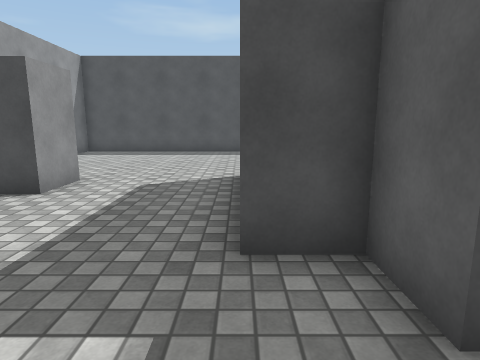
view 1 (above)

16 first-person views from a walk through a 3-D level made in the Unity game engine. The camera is 1.3 m above the floor, tilts 10° down and sees 75° across. The floor is counted in squares, 1 m on a side. Each view is taken from the middle of a square. On the plan, view 1 faces up. The plan holds only what a view shows up to about 14 squares ahead; the rest is blank. The place goes on beyond the plan. Some animated figures are not drawn. Surface patterns are stand-ins for the level's own textures.

view 2
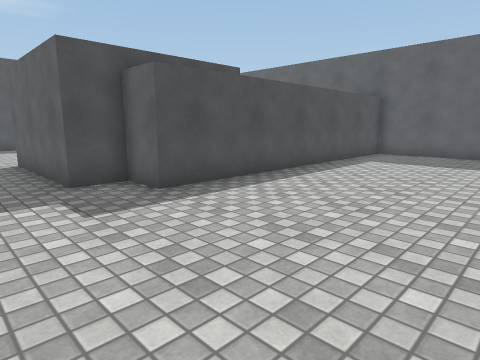

view 3
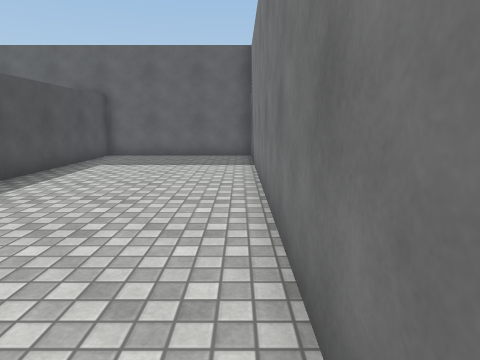

view 4
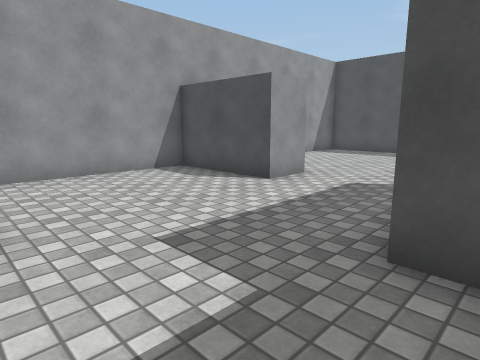

view 5
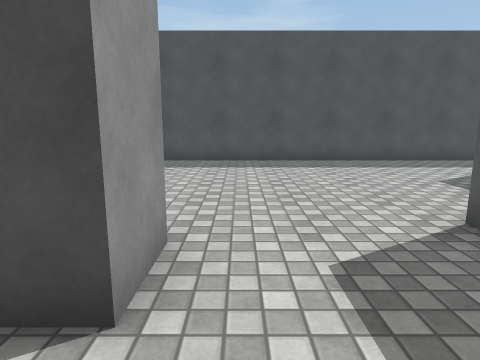

view 6
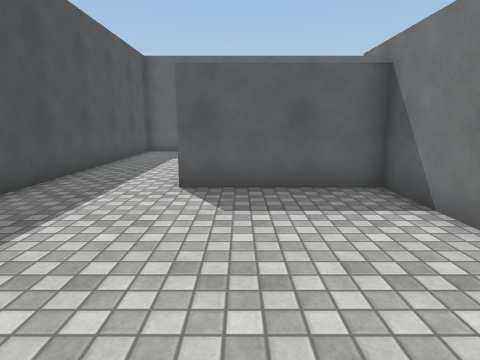

view 7
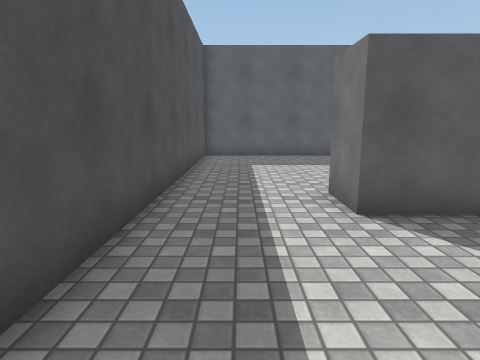

view 8
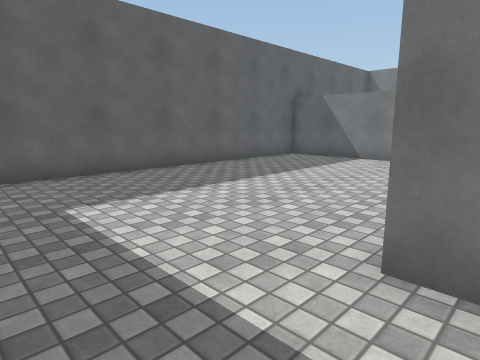

view 9
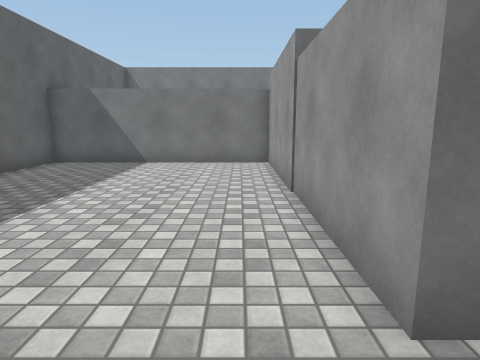

view 10
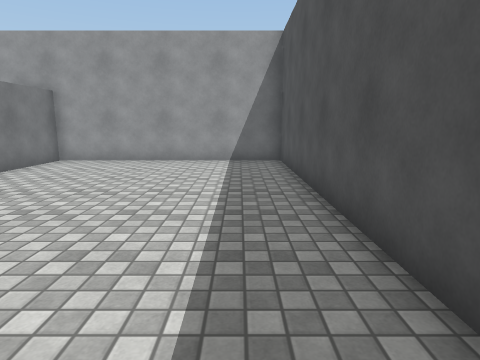

view 11
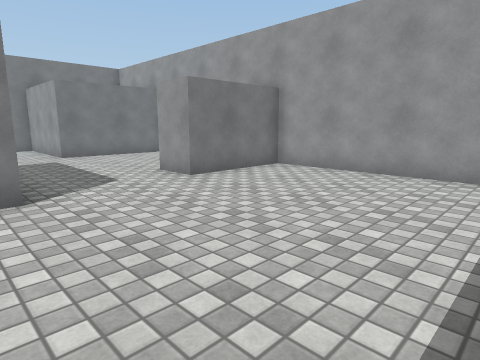

view 12
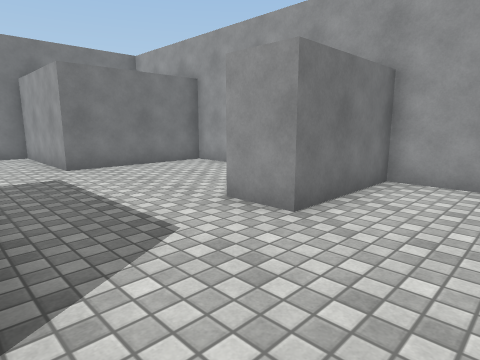

view 13
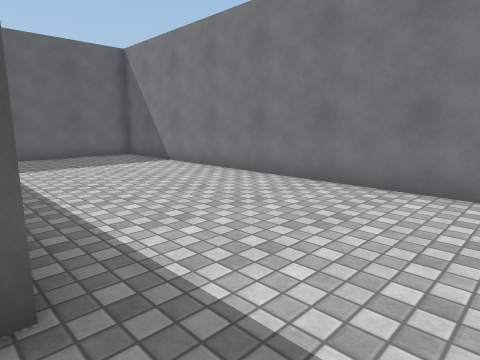

view 14
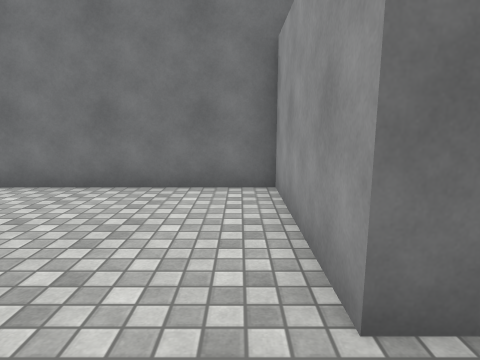

view 15
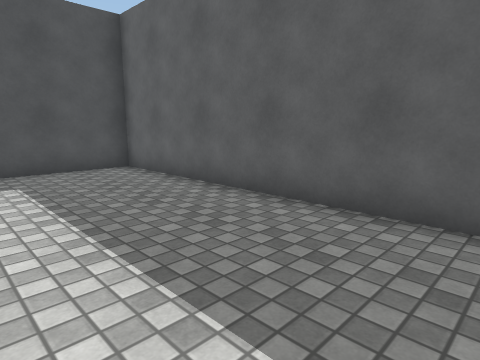

view 16
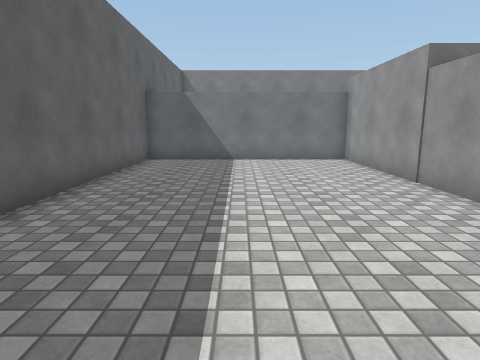

### Floor plan
Points are (right, up) in squares from view 1. A wall is a line through its corners. A room is listed if a view was taken in it or the views show most of it. See-through windows are left out.
Room 1 (views 1, 2, 3, 4, 5, 6, 7, 8, 9, 10, 11, 12, 13, 14, 15, 16)
walls: (3.4, 8) (3.4, 12.3) (4.9, 12.3) (4.9, 3.1) (12.5, 3.1) (12.5, 15.5) (-7.5, 15.5) (-7.5, 7.3) (-3.8, 7.3) (-3.8, 5.8) (-7.5, 5.8) (-7.5, 0.3) (-2.8, 0.3) (-2.8, -4.5) (12.5, -4.5) (12.5, 1.6) (1.3, 1.6) (1.3, 3) (0, 3) (0, 8) (3.4, 8)

Positions as (right, up) in squares from view 1, and headings:
1: (0, 0), facing up
2: (-2, -4), facing up-right
3: (-1, -4), facing right
4: (1, 0), facing up-left
5: (-3, 4), facing up
6: (-3, 11), facing right
7: (-1, 14), facing right
8: (4, 15), facing down-right
9: (6, 14), facing down
10: (4, 14), facing left
11: (1, 14), facing down-left
12: (0, 10), facing down-left
13: (-1, 2), facing down-right
14: (-2, 2), facing down
15: (8, 6), facing up-right
16: (9, 15), facing down
